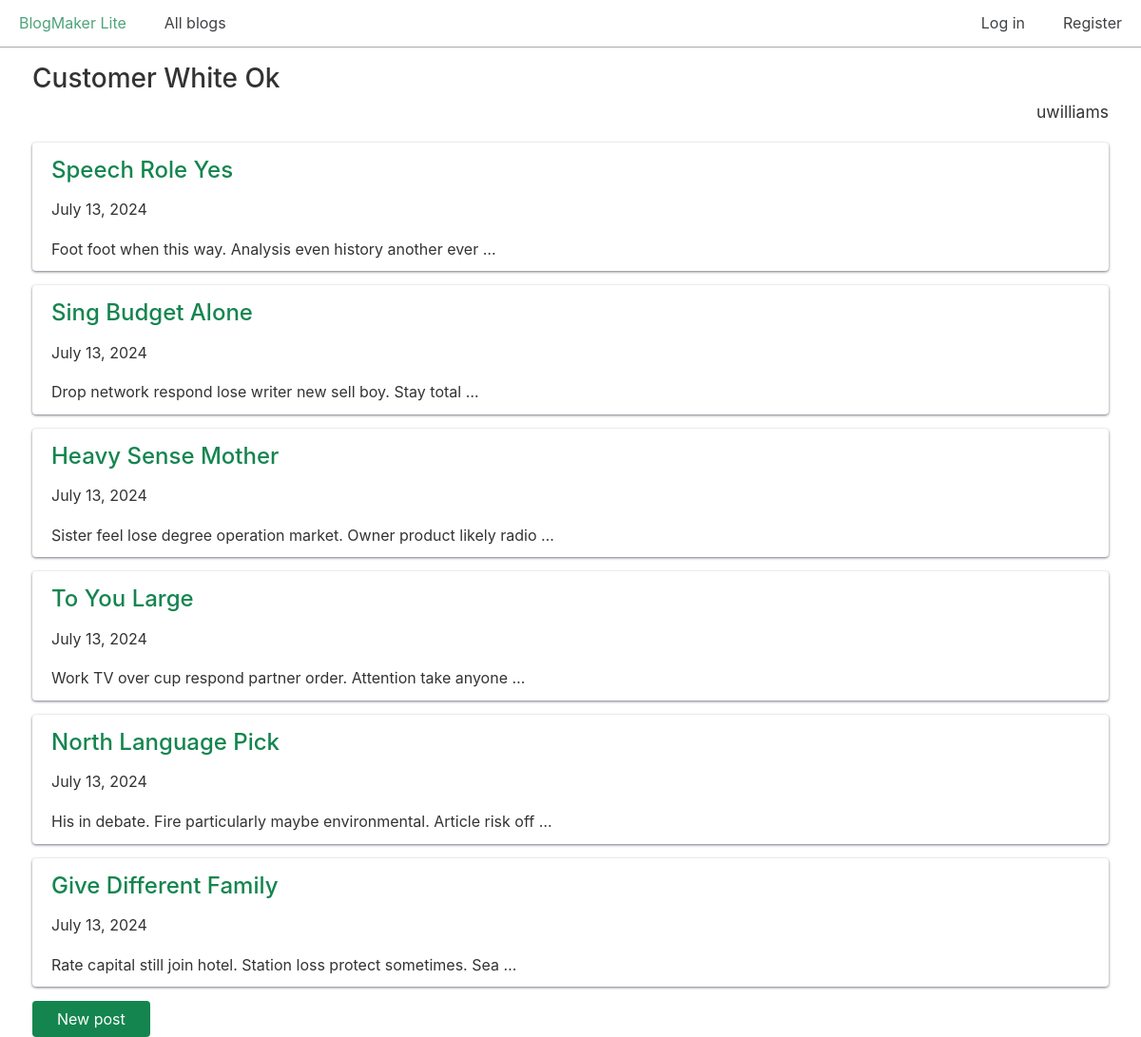
Screenshot of /blogs/1/ with the database file from the repository.
### blogs/models.py (models this page shows, shortened)
class Blog(models.Model):
    title = models.CharField(max_length=200)
    description = models.TextField()
    date_added = models.DateTimeField(auto_now_add=True)
    owner = models.ForeignKey(User, on_delete=models.CASCADE)

class BlogPost(models.Model):
    title = models.CharField(max_length=500)
    body = models.TextField()
    blog = models.ForeignKey(Blog, on_delete=models.CASCADE)
    date_added = models.DateTimeField(auto_now_add=True)

### blogs/views.py (the view)
# urls.py: path("blogs/<int:blog_id>/", views.blog, name="blog"),
def blog(request, blog_id):
    blog = Blog.objects.get(id=blog_id)
    posts = blog.blogpost_set.all()
    context = {
        "blog": blog,
        "posts": posts,
    }
    return render(request, "blogs/blog.html", context)

### blogs/templates/blogs/blog.html
{% extends "blogs/base.html" %}
{% block content %}
  <h2>{{ blog.title }}</h2>
  <p class="text-right blog-owner">{{ blog.owner.username }}</p>
  {% for post in posts %}
    <div class="card">
      <header>
        <h3><a href="{% url 'blogs:post' post.id %}">
          {{ post.title }}</a></h3>
      </header>
      <p>{{ post.date_added|date:"DATE_FORMAT"}}</p>
      <p>{{ post.body|truncatewords:10 }}</p>
    </div>
  {% empty %}
    <h3>No posts have been written yet.</h3>
  {% endfor %}
  <a class="button primary"
    href="{% url 'blogs:new_post' blog.id %}">New post</a>
{% endblock content %}

### css/chota.css (style rules this page uses)
:root { --bg-color: #fff; --bg-secondary-color: #f3f3f6; --color-primary: #14854f; --color-lightGrey: #d2d6dd; --color-grey: #747681; --color-darkGrey: #3f4144; --color-error: #d43939; --color-success: #28bd14; --grid-maxWidth: 120rem; --grid-gutter: 2rem; --font-size: 1.6rem; --font-color: #333; --font-family-sans: -apple-system, "BlinkMacSystemFont", "Avenir", "Avenir Next", "Segoe UI", "Roboto", "Oxygen", "Ubuntu", "Cantarell", "Fira Sans", "Droid Sans", "Helvetica Neue", sans-serif; --font-family-mono: monaco, "Consolas", "Lucida Console", monospace; }
html { -webkit-box-sizing: border-box; box-sizing: border-box; font-size: 62.5%; line-height: 1.15; -webkit-text-size-adjust: 100%; -moz-text-size-adjust: 100%; -ms-text-size-adjust: 100%; text-size-adjust: 100%; }
*, *::before, *::after { -webkit-box-sizing: inherit; box-sizing: inherit; }
body { background-color: var(--bg-color); line-height: 1.6; font-size: var(--font-size); color: var(--font-color); font-family: "Segoe UI", "Helvetica Neue", sans-serif; font-family: var(--font-family-sans); margin: 0; padding: 0; }
h1, h2, h3, h4, h5, h6 { font-weight: 500; margin: 0.35em 0 0.7em; }
h2 { font-size: 1.75em; }
h3 { font-size: 1.5em; }
a { color: var(--color-primary); text-decoration: none; }
p { margin-top: 0; }
.button, [type="button"], [type="reset"], [type="submit"], button { padding: 1rem 2.5rem; color: var(--color-darkGrey); background: var(--color-lightGrey); border-radius: 4px; border: 1px solid transparent; font-size: var(--font-size); line-height: 1; text-align: center; -webkit-transition: opacity 0.2s ease; transition: opacity 0.2s ease; text-decoration: none; -webkit-transform: scale(1); transform: scale(1); display: inline-block; cursor: pointer; }
.button.primary, .button.secondary, .button.dark, .button.error, .button.success, [type="submit"] { color: #fff; z-index: 1; background-color: #000; background-color: var(--color-primary); }
::placeholder { color: #bdbfc4; }
.card { padding: 1rem 2rem; border-radius: 4px; background: var(--bg-color); -webkit-box-shadow: 0 1px 3px var(--color-grey); box-shadow: 0 1px 3px var(--color-grey); }
.card p:last-child { margin: 0; }
.card header > * { margin-top: 0; margin-bottom: 1rem; }
.text-right { text-align: right; }

### css/custom.css (style rules this page uses)
.card { margin-bottom: 15px; }
p.blog-owner { font-size: 1.75rem; margin-top: -20px; }

### rows the page displays
Blog: title "Customer White Ok", owner.username "uwilliams"
BlogPost: title "Speech Role Yes", date_added "July 13, 2024", body "Foot foot when this way. Analysis even history another ever …"
BlogPost: title "Sing Budget Alone", date_added "July 13, 2024", body "Drop network respond lose writer new sell boy. Stay total …"
BlogPost: title "Heavy Sense Mother", date_added "July 13, 2024", body "Sister feel lose degree operation market. Owner product likely radio …"
BlogPost: title "To You Large", date_added "July 13, 2024", body "Work TV over cup respond partner order. Attention take anyone …"
BlogPost: title "North Language Pick", date_added "July 13, 2024", body "His in debate. Fire particularly maybe environmental. Article risk off …"
BlogPost: title "Give Different Family", date_added "July 13, 2024", body "Rate capital still join hotel. Station loss protect sometimes. Sea …"
